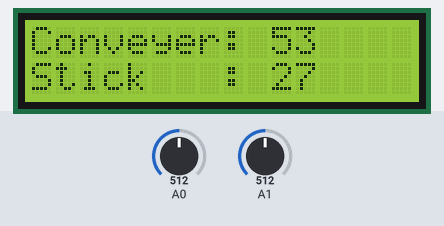
The sketch below on a simulated Arduino Uno, built with avr-gcc and run on an emulated ATmega328P. Shown: 16×2 character LCD. The inputs (shaded band) are chosen by the test bench; at power-on: A0 = 512, A1 = 512.

Above: at 2.2 s.
2.3 s: A0 set to 716
At 2.9 s:
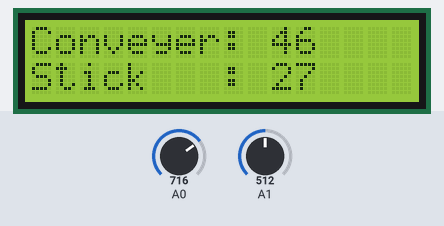
3.8 s: A1 set to 716
At 4.2 s:
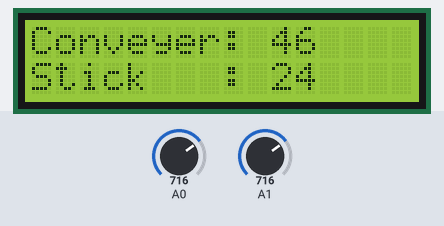
5.4 s: A0 set to 900
At 6.7 s:
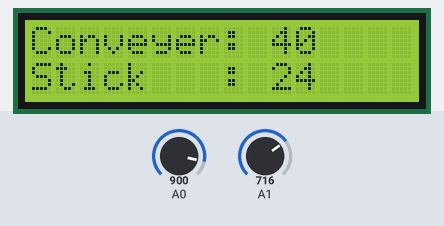
8.4 s: A1 set to 900
At 8.9 s:
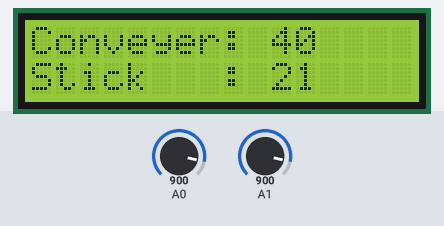
9.9 s: A0 set to 1023
At 11.2 s:
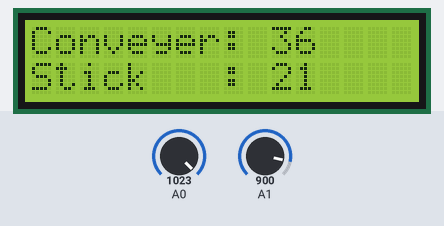
11.5 s: A1 set to 1023
At 12.7 s:
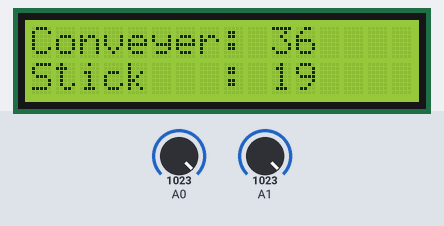
Timing chart, 0 to 14.5 s (numbered marks = the images above; inputs shaded):
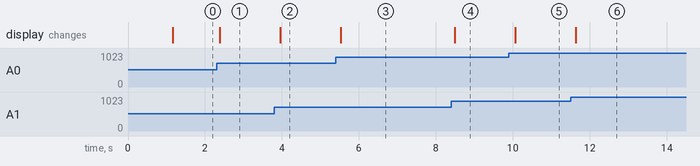

Measured:
- after the input at 2.3 s, the display: changes after 0.09 s (image 1)
- after the input at 3.8 s, the display: changes after 0.16 s (image 2)
- after the input at 5.4 s, the display: changes after 0.13 s (image 3)
- after the input at 8.4 s, the display: changes after 0.09 s (image 4)
- after the input at 9.9 s, the display: changes after 0.16 s (image 5)
- after the input at 11.5 s, the display: changes after 0.13 s (image 6)

The sketch:

lcd_pot.ino
```cpp
#include <LiquidCrystal_I2C.h>

#include <Wire.h>

LiquidCrystal_I2C lcd(0x3F, 16, 2);

void setup() {

  Serial.begin(9600);

  //Use predefined PINS consts

  Wire.begin();

  lcd.begin();
  //lcd.init();   // initializing the LCD
  lcd.backlight(); // Enable or Turn On the backlight

  lcd.setCursor(0, 0);
  lcd.print("Shree"); // Start Printing
  lcd.setCursor(0, 1);
  lcd.print("Industries"); // Start Printing

  delay(1000);
}

void loop() { // do nothing here

 int stick = analogRead(A1);

int conveyer = analogRead(A0);

  lcd.begin();

  int val1 = map (stick, 0, 1024, 36, 18);


  int val2 = map (conveyer, 0, 1024, 70, 35);

  lcd.setCursor(0, 0);

  lcd.print("Conveyer: "); // Start Printing
  lcd.print(val2);
  lcd.setCursor(0, 1);
  lcd.print("Stick   : "); // Start Printing
  lcd.print(val1);

//delay(00);

}
```
